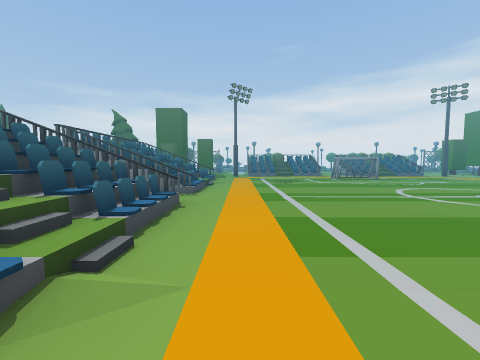
View 1 (above)

12 first-person views from a walk through a scene from a Unity 3-D project. The camera is 1.5 m above the floor, tilts 4° down and sees 90° across. The floor is counted in squares, 2 m on a side. Each view is taken from the middle of a square. On the plan, view 1 faces up. The plan holds only what a view shows up to about 9 squares ahead; the rest is blank. The place goes on beyond the plan. The player character is not drawn.

View 2
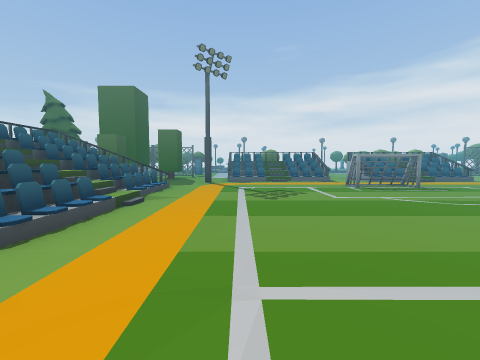

View 3
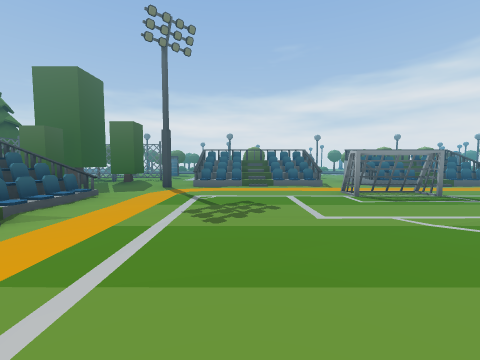

View 4
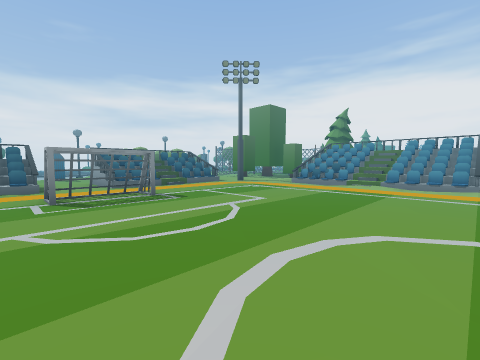

View 5
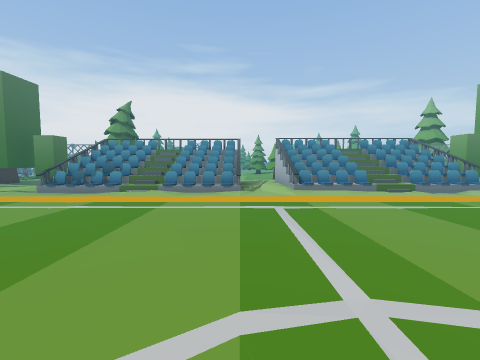

View 6
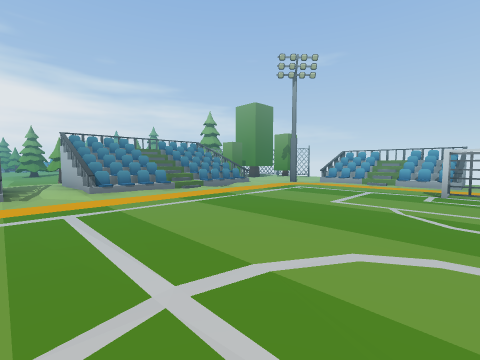

View 7
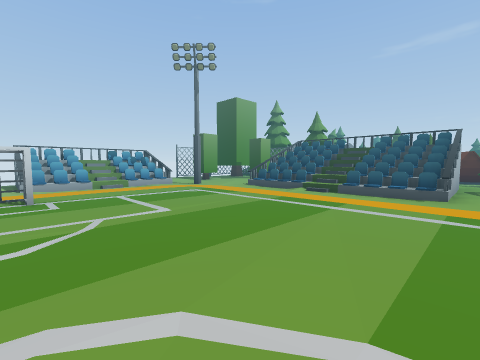

View 8
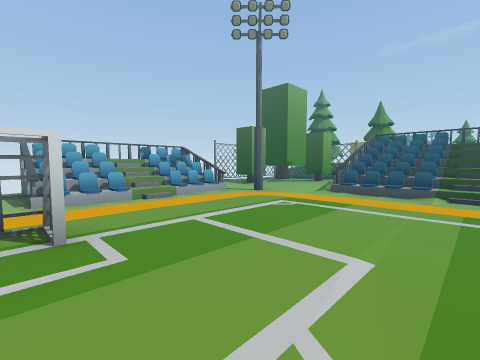

View 9
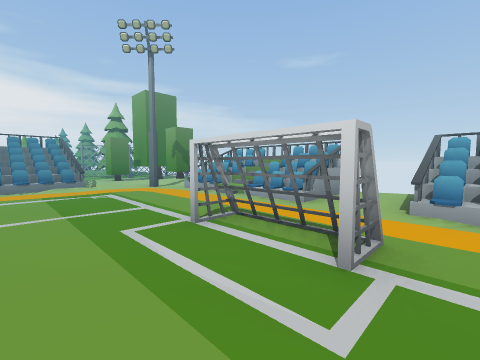

View 10
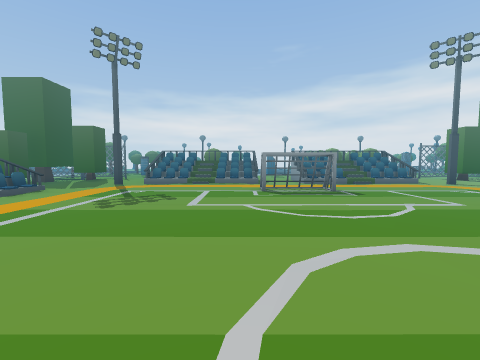

View 11
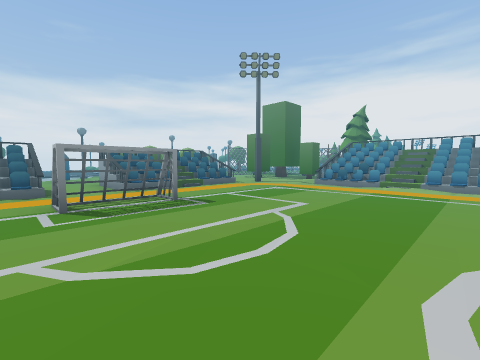

View 12
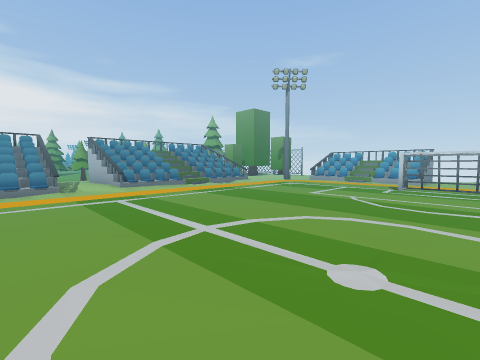

### Floor plan
Key: @ floor where view 1 was taken; # wall or solid block; . main floor; - floor 0.25 m lower than the main floor; : floor 0.5 m higher than the main floor; / step, stairs or slope; = window, fence, low wall or low ledge; v drop or lower ground; T tree; O other object.
Columns run from 8 left of view 1 to 18 right of it. Each row starts with its distance up from view 1.
 16 TT         ##..###
 15 T  TT.T..====..===#    TT
 14  TO  ./..==/=..:==#..  .
 13   O T.-.#..........#.. T
 12        ......OO.......
 11     //=/.............//#
 10     //=/.............//=
  9     ////.............///
  8     //=/.............//=
  7     =/=/.............//=
  6     #==/.............==#.vv
  5     .................//../
  4     //=/.............//=
  3     //=/.............//=
  2     ////............////
  1     #/=/.............//=
  0     #/=/@............//=
 -1     .........OO.........
 -2      ...#..........#..
 -3     T....====##===#...
 -4       O..====##===#
 -5       O  ##########

Positions as (right, up) in squares from view 1, and headings:
1: (0, 0), facing up
2: (1, 4), facing up
3: (2, 6), facing up
4: (4, 6), facing up-right
5: (6, 6), facing right
6: (6, 6), facing down-right
7: (5, 5), facing down-left
8: (5, 2), facing down-left
9: (4, 1), facing down-right
10: (4, 5), facing up
11: (4, 7), facing up-right
12: (5, 7), facing down-right
